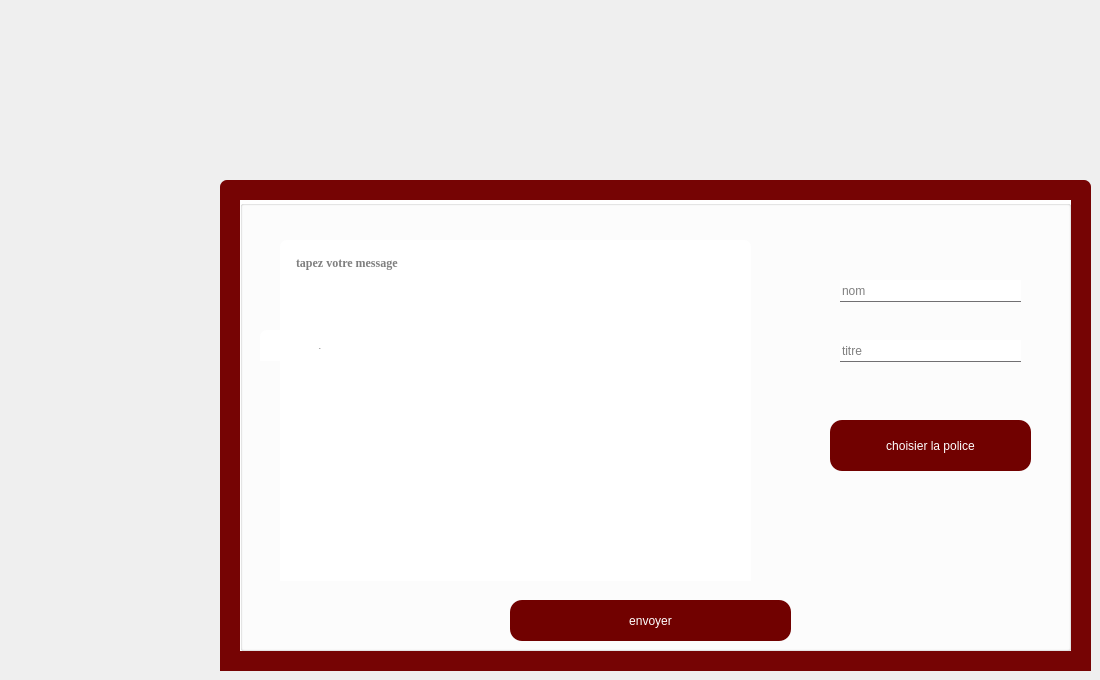
    <widget class="QWidget" name="tab_9">
     <attribute name="title">
      <string>translate</string>
     </attribute>
     <widget class="QFrame" name="frame_18">
      <property name="geometry">
       <rect>
        <x>220</x>
        <y>180</y>
        <width>871</width>
        <height>491</height>
       </rect>
      </property>
      <property name="styleSheet">
       <string notr="true">QFrame { /* The tab widget frame */
border-top: 2px solid #2a2a2a; 
border-left: 2px solid #2a2a2a;
border-right: 2px solid #2a2a2a ; 
border-bottom: 2px solid #2a2a2a; 
background: #760404;
	
	
	/*border-top-color: rgb(0, 0, 0);*/

}
QFrame{
left: 0px; /* move to the right by 5px */
}
QFrame {

border: 20px  #535353;
border-bottom-color: #535353; 
border-top-left-radius: 7px;
border-top-right-radius: 7px;
min-width: 90px;
padding: 12px;
color: rgb(50, 50, 162);
	color: rgb(0, 0, 0);
font-size:11.5px;
font-family:Georgia, Helvetica, sans-serif;
font-weight:500;
}
QFrame::tab:selected,QTabBar::tab:hover {
	
	
	color: rgb(0, 0, 0);
	background-color: rgb(255, 255, 255);
}
QFrame::tab:selected {
border-color: #760404;
border-bottom-color: #760404; /* same as pane color */
color: #760404;
font-size: 18px;
font-family:Georgia,Solid;
font-weight:500;

}
QFrame::tab:!selected {
margin-top: 5px; /* make non-selected tabs look smaller */
}</string>
      </property>
      <property name="frameShape">
       <enum>QFrame::StyledPanel</enum>
      </property>
      <property name="frameShadow">
       <enum>QFrame::Raised</enum>
      </property>
      <widget class="QGroupBox" name="groupBoxtranslate">
       <property name="geometry">
        <rect>
         <x>20</x>
         <y>20</y>
         <width>831</width>
         <height>451</height>
        </rect>
       </property>
       <property name="styleSheet">
        <string notr="true">background:white;</string>
       </property>
       <property name="title">
        <string/>
       </property>
       <widget class="QTextEdit" name="textEditmessage">
        <property name="geometry">
         <rect>
          <x>40</x>
          <y>40</y>
          <width>471</width>
          <height>341</height>
         </rect>
        </property>
        <property name="styleSheet">
         <string notr="true">background:transparent;



background: #b6b0b0;
mix-blend-mode: color;

background-color: rgb(255, 255,255);
</string>
        </property>
        <property name="placeholderText">
         <string>tapez votre message</string>
        </property>
       </widget>
       <widget class="QPushButton" name="pushButton_submit">
        <property name="geometry">
         <rect>
          <x>270</x>
          <y>400</y>
          <width>281</width>
          <height>41</height>
         </rect>
        </property>
        <property name="styleSheet">
         <string notr="true">QPushButton{
color:white;
border-radius:12px;
font: 12pt  'Georgia';
background:#710100;
}

QPushButton:hover{
border-radius:12px;
font: 12pt  'Georgia';
background:#D32028;
color:white;

}</string>
        </property>
        <property name="text">
         <string>envoyer</string>
        </property>
       </widget>
       <widget class="QLabel" name="label_mess">
        <property name="geometry">
         <rect>
          <x>20</x>
          <y>130</y>
          <width>114</width>
          <height>31</height>
         </rect>
        </property>
        <property name="text">
         <string>&lt;html&gt;&lt;head/&gt;&lt;body&gt;&lt;p&gt;&lt;span style=&quot; font-size:11pt;&quot;&gt;message&lt;/span&gt;&lt;/p&gt;&lt;/body&gt;&lt;/html&gt;</string>
        </property>
       </widget>
       <widget class="QLineEdit" name="lineEdit_title">
        <property name="geometry">
         <rect>
          <x>600</x>
          <y>140</y>
          <width>181</width>
          <height>22</height>
         </rect>
        </property>
        <property name="styleSheet">
         <string notr="true">background:white;
font: 12pt  'Georgia';
border-bottom:1px solid #717072;</string>
        </property>
        <property name="frame">
         <bool>false</bool>
        </property>
        <property name="placeholderText">
         <string>titre</string>
        </property>
       </widget>
       <widget class="QLineEdit" name="lineEditname">
        <property name="geometry">
         <rect>
          <x>600</x>
          <y>80</y>
          <width>181</width>
          <height>22</height>
         </rect>
        </property>
        <property name="styleSheet">
         <string notr="true">background:white;
font: 12pt  'Georgia';
border-bottom:1px solid #717072;</string>
        </property>
        <property name="frame">
         <bool>false</bool>
        </property>
        <property name="placeholderText">
         <string>nom</string>
        </property>
       </widget>
       <widget class="QPushButton" name="pushButton_font">
        <property name="geometry">
         <rect>
          <x>590</x>
          <y>220</y>
          <width>201</width>
          <height>51</height>
         </rect>
        </property>
        <property name="styleSheet">
         <string notr="true">QPushButton{
color:white;
border-radius:12px;
font: 12pt  'Georgia';
background:#710100;
}

QPushButton:hover{
border-radius:12px;
font: 12pt  'Georgia';
background:#D32028;
color:white;

}</string>
        </property>
        <property name="text">
         <string>choisier la police</string>
        </property>
       </widget>
      </widget>
     </widget>
    </widget>
